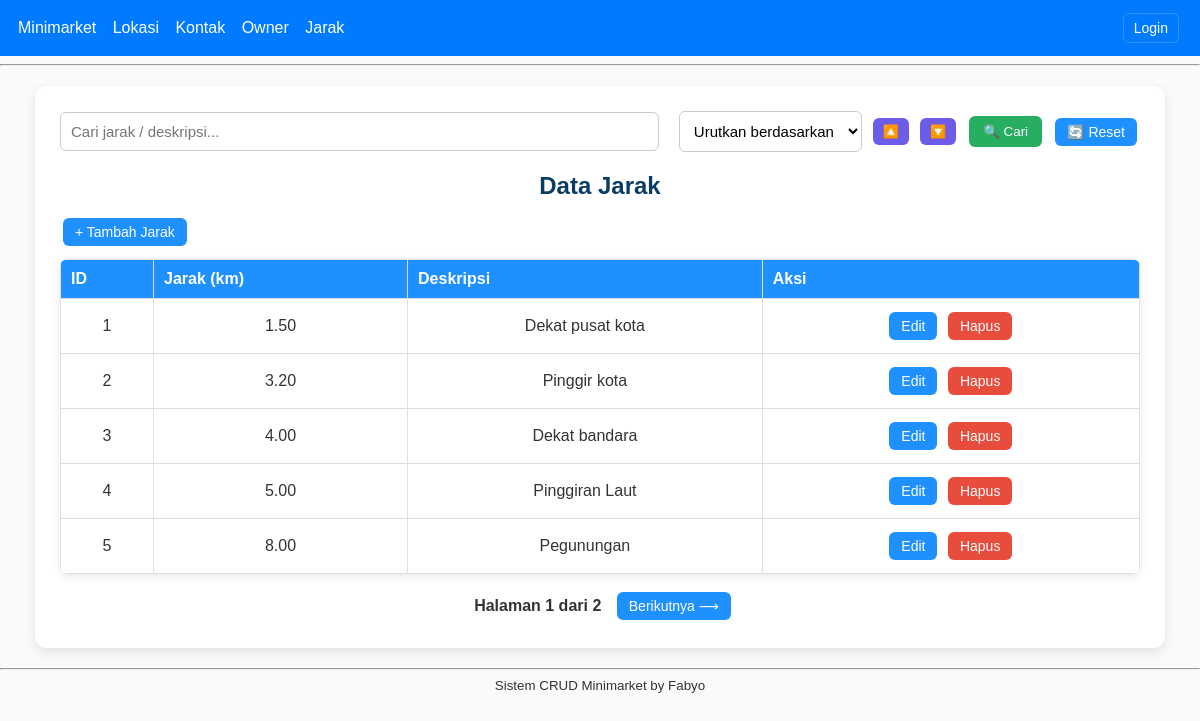
The app's page /?c=jarak&a=index with its own data.
### tables this page shows
CREATE TABLE `jarak` (
  `id` int(11) NOT NULL,
  `jarak_km` decimal(5,2) NOT NULL,
  `deskripsi` varchar(255) DEFAULT NULL
);

### controllers/JarakController.php (called while the page is built, shortened)
<?php
require_once "models/Jarak.php";
class JarakController {
    private $model;
    public function __construct(){ $this->model = new Jarak(); }
    public function index(){ $data = $this->model->all(); include "views/layout/header.php"; include "views/jarak/index.php"; include "views/layout/footer.php"; }
}
?>

### models/Jarak.php (called while the page is built, shortened)
<?php
require_once "config/database.php";
class Jarak {
    private $conn;
    private $table = "jarak";
    public function __construct(){ global $conn; $this->conn=$conn; }
    public function all(){ $q=$this->conn->query("SELECT * FROM $this->table"); return $q->fetch_all(MYSQLI_ASSOC); }
}
?>

### views/jarak/index.php (the view, shortened to what this page needs)
<div class="">
    <div class="toolbar">
        <form method="GET">
            <input type="text" name="q" placeholder="Cari jarak / deskripsi..."
                   value="<?= isset($_GET['q']) ? htmlspecialchars($_GET['q']) : '' ?>">
            <div class="sort-group">
                <select name="sort">
                    <option value="">Urutkan berdasarkan</option>
                </select>
                <div class="sort-buttons">
                    <?php
                    $currentSort = isset($_GET['sort']) ? $_GET['sort'] : '';
                    $q = isset($_GET['q']) ? htmlspecialchars($_GET['q']) : '';
                    $currentOrder = isset($_GET['order']) ? strtolower($_GET['order']) : '';
                    ?>
                    <a href="?c=jarak&a=index&sort=<?= $currentSort ?>&order=asc&q=<?= $q ?>"
                       class="button <?= $currentOrder==='asc'?'active':'' ?>">🔼</a>
                    <a href="?c=jarak&a=index&sort=<?= $currentSort ?>&order=desc&q=<?= $q ?>"
                       class="button <?= $currentOrder==='desc'?'active':'' ?>">🔽</a>
                </div>
            </div>
            <button type="submit">🔍 Cari</button>
            <a href="?c=jarak&a=index" class="button">🔄 Reset</a>
        </form>
    </div>
    <h2>Data Jarak</h2>
    <a class="button" href="?c=jarak&a=create">+ Tambah Jarak</a>
    <?php
    $limit = 5;
    $page = isset($_GET['page']) ? (int)$_GET['page'] : 1;
    $offset = ($page - 1) * $limit;
    $total_data = count($data);
    $total_pages = ceil($total_data / $limit);
    $data_paginated = array_slice($data, $offset, $limit);
    ?>
    <table>
        <tr>
            <th>ID</th>
            <th>Jarak (km)</th>
            <th>Deskripsi</th>
            <th>Aksi</th>
        </tr>
        <?php foreach($data_paginated as $d): ?>
        <tr>
            <td><?= $d['id'] ?></td>
            <td><?= htmlspecialchars($d['jarak_km']) ?></td>
            <td><?= htmlspecialchars($d['deskripsi']) ?></td>
            <td class="actions">
                <a class="button" href="?c=jarak&a=edit&id=<?= $d['id'] ?>">Edit</a>
                <form method="POST" action="?c=jarak&a=delete" style="display:inline;">
                    <button class="button danger" type="submit" onclick="return confirm('Hapus data ini?')">Hapus</button>
                </form>
            </td>
        </tr>
        <?php endforeach; ?>
    </table>
    <div class="pagination">
        <span>Halaman <?= $page ?> dari <?= $total_pages ?></span>
        <?php if ($page < $total_pages): ?>
            <a class="button" href="?c=jarak&a=index&page=<?= $page + 1 ?>">Berikutnya ⟶</a>
        <?php endif; ?>
    </div>
</div>

### assets/style.css (style rules this page uses)
body { font-family: Arial, sans-serif; background: #f4f6f8; margin: 0; padding: 0; }
h2 { margin-top: 0; }
table { border-collapse: collapse; width: 100%; margin: 12px 0; }
th, td { border: 1px solid #e0e0e0; padding: 10px; text-align: center; vertical-align: middle; }
th { background: #f7f9fb; }
input[type=text], select { width: 100%; padding:8px; border:1px solid #ccc; border-radius:4px; }
.button { display:inline-block; padding:8px 12px; background:#007bff; color:#fff; text-decoration:none; border-radius:6px; border:none; cursor:pointer; }
.button.danger { background:#d9534f; }
.actions { white-space: nowrap; }

### views/jarak/index.php (style rules this page uses)
body { font-family: Arial, sans-serif; background-color: #f8fafc; color: #333; margin: 0; padding: 0; }
h2 { color: #0a3d62; text-align: center; margin-bottom: 15px; }
.toolbar { display: flex; flex-wrap: wrap; align-items: center; justify-content: space-between; gap: 10px; margin-bottom: 20px; }
.toolbar form { display: flex; flex-wrap: wrap; align-items: center; gap: 10px; width: 100%; }
.toolbar input[type="text"] { flex: 1; min-width: 200px; padding: 10px; border: 1px solid #ccc; border-radius: 6px; font-size: 15px; }
.toolbar select { padding: 10px; border: 1px solid #ccc; border-radius: 6px; font-size: 15px; background-color: white; margin-left: 10px; }
.toolbar button { padding: 8px 14px; border: none; background-color: #27ae60; color: white; border-radius: 6px; cursor: pointer; transition: background-color 0.2s; }
.button { display: inline-block; background-color: #1e90ff; color: white; padding: 6px 12px; margin: 3px; border-radius: 6px; text-decoration: none; font-size: 14px; transition: 0.2s ease-in-out; }
.button.danger { background-color: #e74c3c; }
.sort-group { display: flex; align-items: center; gap: 8px; }
.sort-buttons { display: inline-flex; gap: 5px; }
.sort-buttons .button { background-color: #6c5ce7; padding: 6px 10px; font-size: 13px; }
table { width: 100%; border-collapse: collapse; margin-top: 10px; background-color: white; border-radius: 8px; overflow: hidden; box-shadow: 0 2px 8px rgba(0,0,0,0.1); }
th { background-color: #1e90ff; color: white; padding: 10px; text-align: left; }
td { padding: 10px; border-bottom: 1px solid #ddd; }
.actions { text-align: center; }
.pagination { margin-top: 15px; text-align: center; }
.pagination span { margin: 0 8px; font-weight: bold; }

### records on screen
jarak: id "1", jarak_km "1.50", deskripsi "Dekat pusat kota"
jarak: id "2", jarak_km "3.20", deskripsi "Pinggir kota"
jarak: id "3", jarak_km "4.00", deskripsi "Dekat bandara"
jarak: id "4", jarak_km "5.00", deskripsi "Pinggiran Laut"
jarak: id "5", jarak_km "8.00", deskripsi "Pegunungan"

### other values on screen
$page "1"
$total_pages "2"
